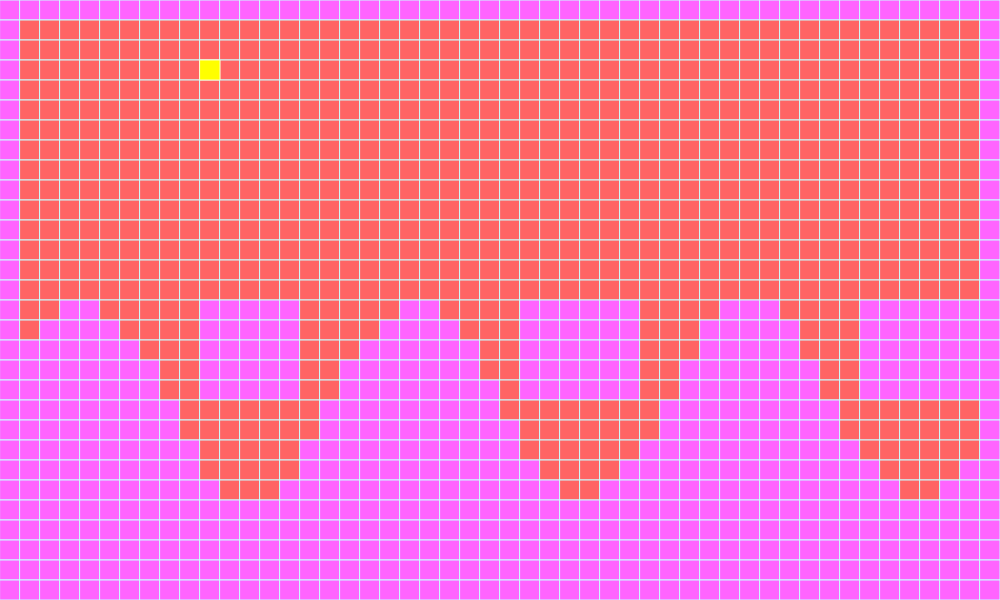
Frame 1 (no input)
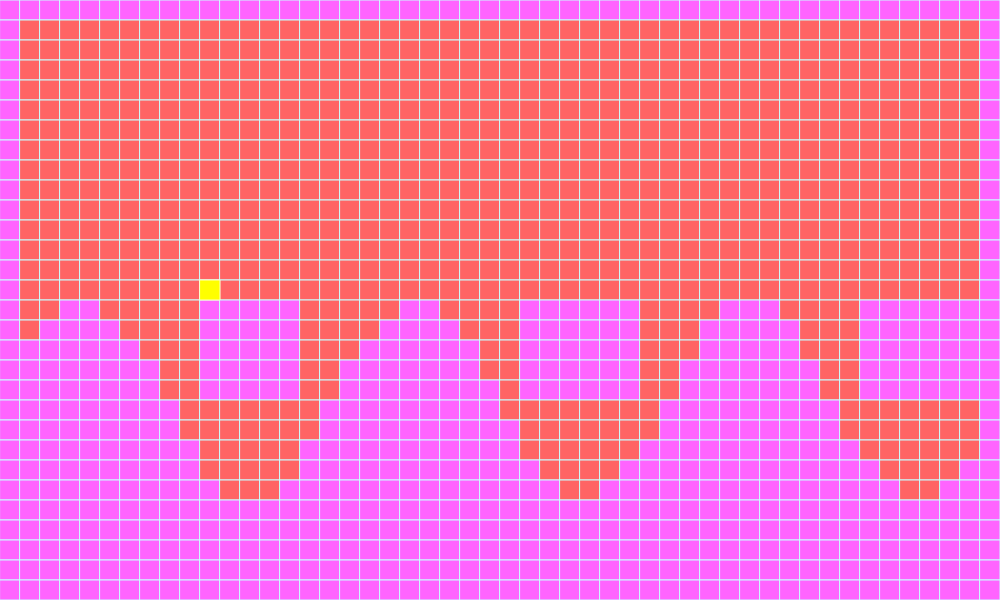
Frame 60 (no input)
Frame 120 (the mouse pressed at the canvas centre since frame 60): identical to frame 60, image omitted

The p5.js sketch that drew these frames (run headless with seeded random() and noise() and a simulated clock; from frame 60 on, the mouse is pressed at the canvas centre):

// p5.js sketch
// ── sketch.js
const EMPTYTILE = 0;
const WALLTILE = 1;
const SPIKETILE = 2;
let player = {
  px: 0,
  py: 0,
  x: 0,
  y: 0,
  vx: 0,
  vy: 0,
  jumpv: -5,
  horiv: 1,
  maxvx: 5,
  maxvy: 6,
  grounddamp: 0.85,
  airdamp: 0.9,
  canjump: false,
};

function setTileColor(tileType) {
  if (tileType === EMPTYTILE) {
    stroke(200, 255, 255);
    fill(255, 100, 100);
  } else if (tileType === WALLTILE) {
    stroke(200, 255, 255);
    fill(255, 100, 255);
  } else if (tileType === SPIKETILE) {
    stroke(200, 255, 255);
    fill(255, 0, 0);
  } else {
    console.log("Unknown tileType");
  }
}

// remap t from interval (x11, x12) to (x21 x22)
function remap(x11, x12, x21, x22, t) {
  let d1 = x12 - x11;
  let d = t - x11;
  
  let d2 = x22 - x21;
  
  return d2 * d / d1 + x21;
}

function setup() {
  tileSpan = 20;
  tileCountHori = 50;
  tileCountVert = 30;
  PLAYERFILL = color(255, 255, 0);
  PLAYERSTROKE = color(255, 255, 200);
  
  createCanvas(tileSpan*tileCountHori, tileSpan*tileCountVert);

  
  staticTiles = [];
  for (let i = 0; i < tileCountVert; i++) {
    let tmp = [];
    for (let j = 0; j < tileCountHori; j++) {
      let x = remap(0, tileCountHori, 0, 6*PI, j + 0.5);
      let y = remap(0, tileCountVert, 4, -2, i + 0.5);
      
      if (sin(x) > y) {
        tmp.push(WALLTILE);
      } else if (i === 0 || j === 0 || i === tileCountVert - 1 || j === tileCountHori - 1) {
        tmp.push(WALLTILE);
      } else if (sin(x) < -0.5 && y > 0 && y < 1) {
        tmp.push(WALLTILE);
      }  else {
        tmp.push(EMPTYTILE);
      }
    }
    staticTiles.push(tmp);
  }
  placePlayerAtTile(10, 3);
}

function draw() {
  background(220);
  
  for (let i = 0; i < tileCountVert; i++) {
    for (let j = 0; j < tileCountHori; j++) {
      
      let x = j * tileSpan;
      let y = i * tileSpan;
      setTileColor(staticTiles[i][j]);
      rect(x, y, tileSpan, tileSpan);
    }
  }
  
  stroke(PLAYERSTROKE);
  fill(PLAYERFILL);
  rect(player.x, player.y, tileSpan, tileSpan);
  
  playerUpdate();
}

function playerUpdate() {
  if (keyIsDown(65)) {
    player.vx -= player.horiv;
  }
  if (keyIsDown(68)) {
    player.vx += player.horiv;
  }
  if (keyIsDown(87)) {
    tryJump();
  }
  const g = 0.18;
  player.vy += g;
  
  // clamp velocities
  player.vx = clamp(-player.maxvx, player.maxvx, player.vx);
  player.vy = clamp(-player.maxvy, player.maxvy, player.vy);
  
  // set to zero if too small
  player.vx = abs(player.vx) < 0.01 ? 0 : player.vx;
  player.vy = abs(player.vy) < 0.01 ? 0 : player.vy;

  // save previous player position, we know px and py are valid
  player.px = player.x;
  player.py = player.y;
  
  player.x += player.vx;
  player.y += player.vy;
  
  player.x = round(player.x);
  player.y = round(player.y);
  
  if (player.canjump) {
    player.vx *= player.grounddamp;
  } else {
    player.vx *= player.airdamp;
  }
  
  player.canjump = staticCollisions(false);
  if (player.canjump) console.log("canjump")
}

function tryJump() {
  if (player.canjump) {
    player.vy = player.jumpv;
    player.canjump = false;
  }
}


function staticCollisions(groundResolve) {
// very bad
  {
    let {i, j} = getTileContainingPoint(player.x, player.y);
    if (i >= 0 && i < tileCountVert && j >= 0 && j < tileCountHori) {
      if (staticTiles[i][j] === WALLTILE) {
        fill(0, 0, 0);
        rect(j * tileSpan, i * tileSpan, tileSpan, tileSpan);

        let pt = player.py;
        let pl = player.px;
        let tb = (i+1) * tileSpan;
        let tr = (j+1) * tileSpan;
        if (pl >= tr) {
          player.x = tr;
          player.vx = 0;
          return staticCollisions(groundResolve);
        } else if (pt >= tb) {
          player.y = tb;
          player.vy = -player.vy * 0.5;
          return staticCollisions(groundResolve);
        } 
      }
    } 
  }
  {
    let {i, j} = getTileContainingPoint(player.x + tileSpan - 1, player.y);
    if (i >= 0 && i < tileCountVert && j >= 0 && j < tileCountHori) {
      if (staticTiles[i][j] === WALLTILE) {
        fill(0, 0, 0);
        rect(j * tileSpan, i * tileSpan, tileSpan, tileSpan);

        let pt = player.py;
        let pr = player.px + tileSpan - 1;
        let tb = (i+1) * tileSpan;
        let tl = (j) * tileSpan;
        if (pr < tl) {
          player.x = tl - tileSpan;
          player.vx = 0;
          return staticCollisions(groundResolve);
        } if (pt >= tb) {
          player.y = tb;
          player.vy = -player.vy * 0.5;
          return staticCollisions(groundResolve);
        }
      }
    } 
  }
    {
    let {i, j} = getTileContainingPoint(player.x, player.y + tileSpan - 1);
    if (i >= 0 && i < tileCountVert && j >= 0 && j < tileCountHori) {
      if (staticTiles[i][j] === WALLTILE) {
        fill(0, 0, 0);
        rect(j * tileSpan, i * tileSpan, tileSpan, tileSpan);
        let pb = player.py + tileSpan - 1;
        let pl = player.px;
        let tt = (i) * tileSpan;
        let tr = (j+1) * tileSpan;
        if (pb < tt) {
          player.y = tt - tileSpan;
          player.vy = 0;
          return staticCollisions(true);
        } else if (pl >= tr) {
          player.x = tr
          player.vx = 0;
          return staticCollisions(groundResolve);
        }
      }
    } 
  }
    {
    let {i, j} = getTileContainingPoint(player.x + tileSpan - 1, player.y + tileSpan - 1);
    if (i >= 0 && i < tileCountVert && j >= 0 && j < tileCountHori) {
      if (staticTiles[i][j] === WALLTILE) {
        fill(0, 0, 0);
        rect(j * tileSpan, i * tileSpan, tileSpan, tileSpan);
        let pb = player.py + tileSpan - 1;
        let pr = player.px + tileSpan - 1;
        let tt = (i) * tileSpan;
        let tl = (j) * tileSpan;
        if (pb < tt) {
          player.y = tt - tileSpan;
          player.vy = 0;
          return staticCollisions(true);
        } else if (pr < tl) {
          player.x = tl - tileSpan;
          player.vx = 0;
          return staticCollisions(groundResolve);
        }
      }
    } 
  }
  return groundResolve;
}



function getTileContainingPoint(x, y) {
  let j = (x - (x % tileSpan)) / tileSpan;
  let i = (y - (y % tileSpan)) / tileSpan;
  
  return {i, j};
}

function placePlayerAtTile(j, i) {
  player.x = tileSpan * j;
  player.y = tileSpan * i;
  player.px = player.x;
  player.py = player.y;
}

function clamp(a, b, n) {
  if (n < a) return a;
  if (n > b) return b;
  return n;
}
